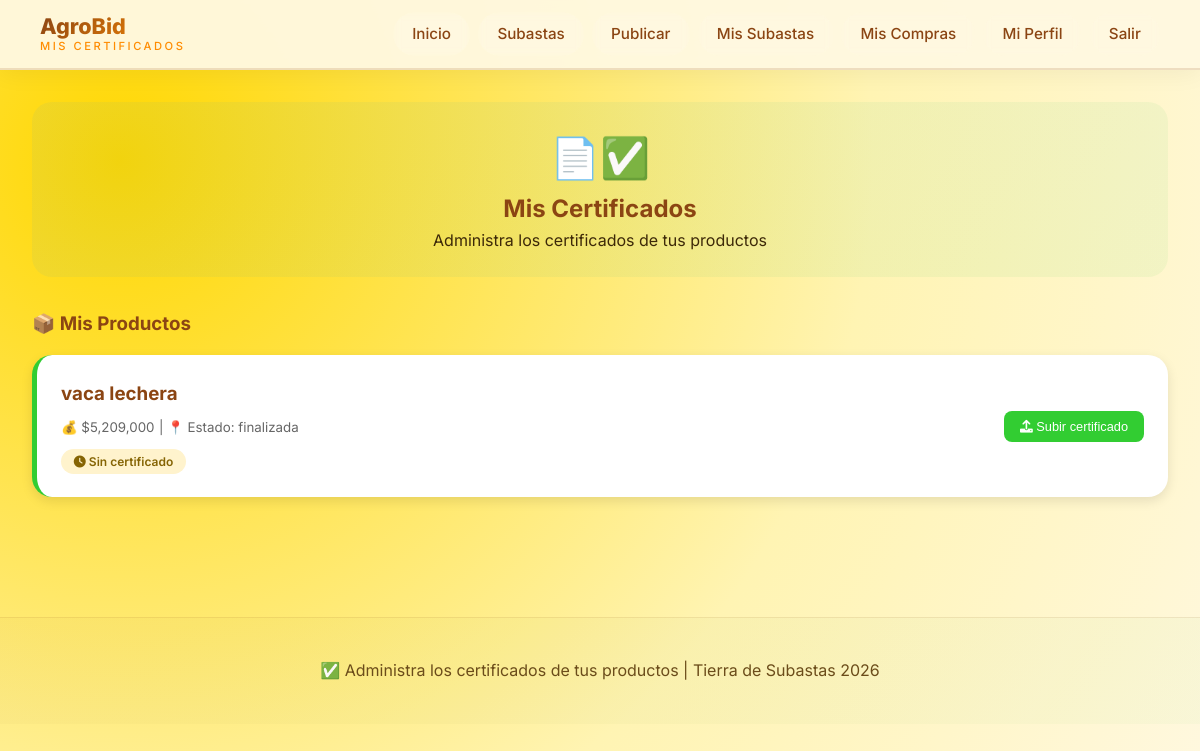
/Tierra-subastas/certificacion.php (signed in), run on an earlier commit of the app's database.
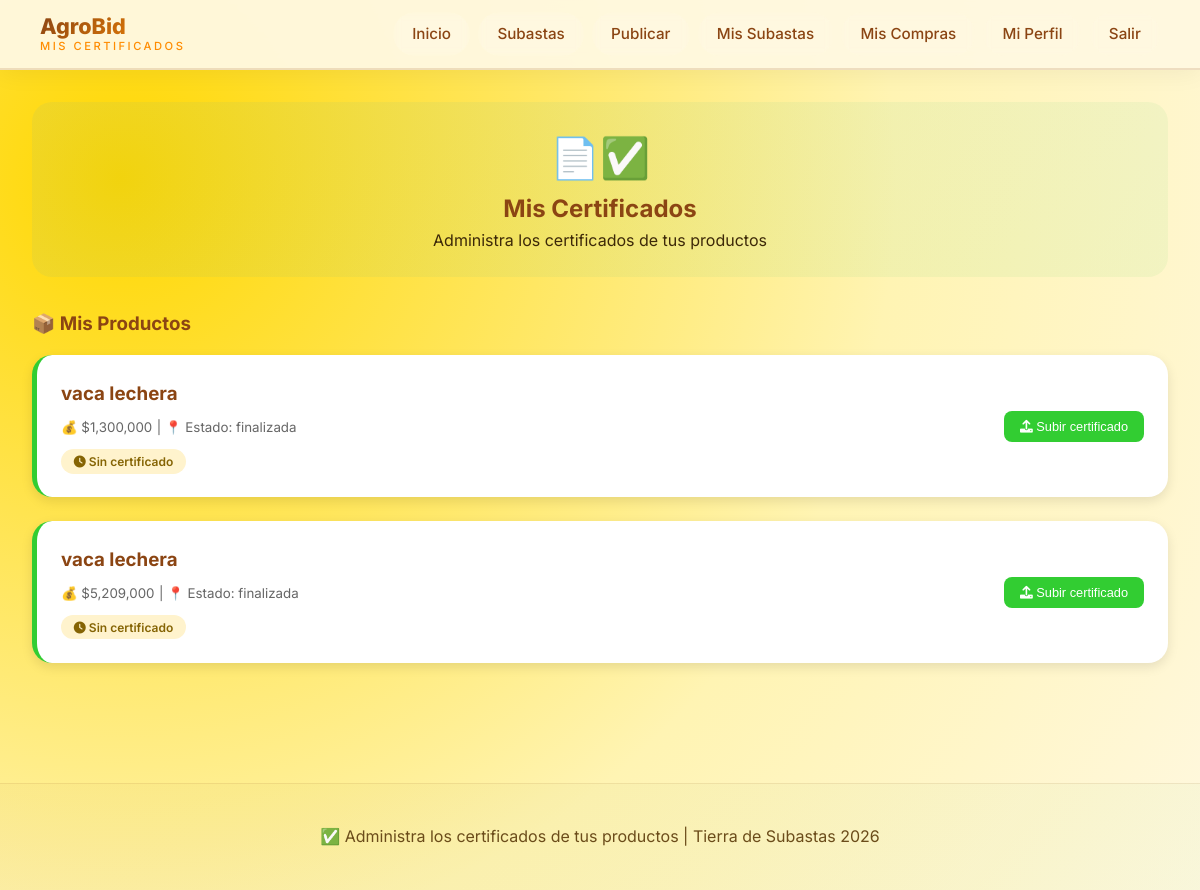
And on a later commit of the database.
### tables this page shows
CREATE TABLE `subastas` (
  `id` int(10) UNSIGNED NOT NULL,
  `usuario_id` int(10) UNSIGNED NOT NULL,
  `producto` varchar(150) NOT NULL,
  `categoria` enum('Ganado','Cosechas','Maquinaria','Herramientas','Insumos','Otros') DEFAULT 'Otros',
  `descripcion` text DEFAULT NULL,
  `precio_inicial` decimal(12,2) NOT NULL,
  `precio_actual` decimal(12,2) DEFAULT NULL,
  `incremento_minimo` decimal(10,2) DEFAULT 50000.00,
  `duracion` varchar(20) DEFAULT '3 días',
  `fecha_inicio` datetime DEFAULT current_timestamp(),
  `fecha_fin` datetime DEFAULT NULL,
  `entrega` varchar(50) DEFAULT '3 días hábiles',
  `imagen` varchar(255) DEFAULT NULL,
  `ubicacion` varchar(100) DEFAULT NULL,
  `visitas` int(10) UNSIGNED DEFAULT 0,
  `estado` enum('activa','finalizada','cancelada','pausada') DEFAULT 'activa',
  `ganador_id` int(10) UNSIGNED DEFAULT NULL,
  `monto_final` decimal(12,2) DEFAULT NULL,
  `fecha_creacion` datetime DEFAULT current_timestamp(),
  `entregado` tinyint(1) DEFAULT 0,
  `calificado` tinyint(1) DEFAULT 0,
  `finalizada_por` int(11) DEFAULT NULL,
  `fecha_finalizacion` datetime DEFAULT NULL,
  `created_at` timestamp NOT NULL DEFAULT current_timestamp()
);

### Tierra-subastas/certificacion.php (the view, shortened to what this page needs)
<?php
include(__DIR__ . "/includes/conexion.php");
$usuario_id = $_SESSION['user_id'];
$sql_productos = "SELECT s.id, s.producto, s.precio_inicial, s.imagen, s.estado,
                         c.archivo as certificado
                  FROM subastas s
                  LEFT JOIN certificaciones c ON s.id = c.subasta_id
                  WHERE s.usuario_id = $usuario_id
                  ORDER BY s.id DESC";
$productos = mysqli_query($conexion, $sql_productos);
?>
<!DOCTYPE html>
<html lang="es">
<head>
    <link rel="stylesheet" href="https://cdnjs.cloudflare.com/ajax/libs/font-awesome/6.0.0/css/all.min.css">
    <link rel="stylesheet" href="css/estilos.css">
</head>
<body>
<header class="header">
    <div class="logo">
        <div class="logo-texto">
            <h2>AgroBid</h2>
            <span>MIS CERTIFICADOS</span>
        </div>
    </div>
    <nav class="menu">
    <a href="index.php">Inicio</a>
    <a href="subastas.php">Subastas</a>
    <a href="publicar.php">Publicar</a>
    <a href="mis_subastas.php">Mis Subastas</a>
    <a href="mis_compras.php">Mis Compras</a>
    <a href="perfil.php">Mi Perfil</a>
    <a href="logout.php">Salir</a>
</nav>
</header>
<div class="cert-container">
    <div style="background: linear-gradient(135deg, #1e90ff10, #32cd3210); border-radius: 20px; padding: 1.5rem; text-align: center; margin-bottom: 2rem;">
        <div style="font-size: 2.5rem;">📄✅</div>
        <h2 style="color: #8b4513;">Mis Certificados</h2>
        <p>Administra los certificados de tus productos</p>
    </div>
    <h3 style="color: #8b4513; margin-bottom: 1rem;">📦 Mis Productos</h3>
    <?php if(mysqli_num_rows($productos) > 0): ?>
        <?php while($producto = mysqli_fetch_assoc($productos)): ?>
            <div class="producto-cert-card">
                <div class="producto-info">
                    <h3><?php echo htmlspecialchars($producto['producto']); ?></h3>
                    <small>💰 $<?php echo number_format($producto['precio_inicial']); ?></small>
                    <small> | 📍 Estado: <?php echo $producto['estado']; ?></small>
                    <div style="margin-top: 0.5rem;">
                        <?php if($producto['certificado']): ?>
                            <span class="badge-cert">
                                <i class="fas fa-check-circle"></i> Certificado adjunto
                            </span>
                        <?php else: ?>
                            <span class="badge-no-cert">
                                <i class="fas fa-clock"></i> Sin certificado
                            </span>
                        <?php endif; ?>
                    </div>
                </div>
                <div class="cert-actions">
                    <button class="btn-subir" onclick="abrirModal(<?php echo $producto['id']; ?>, '<?php echo addslashes($producto['producto']); ?>')">
                        <i class="fas fa-upload"></i> <?php echo $producto['certificado'] ? 'Actualizar' : 'Subir'; ?> certificado
                    </button>
                </div>
            </div>
        <?php endwhile; ?>
    <?php endif; ?>
</div>
<footer class="footer">
    <p>✅ Administra los certificados de tus productos | Tierra de Subastas 2026</p>
</footer>
</body>
</html>

What changed in the data, as far as the page shows it:
added subastas: producto "vaca lechera", precio_inicial "1,300,000", estado "finalizada"
